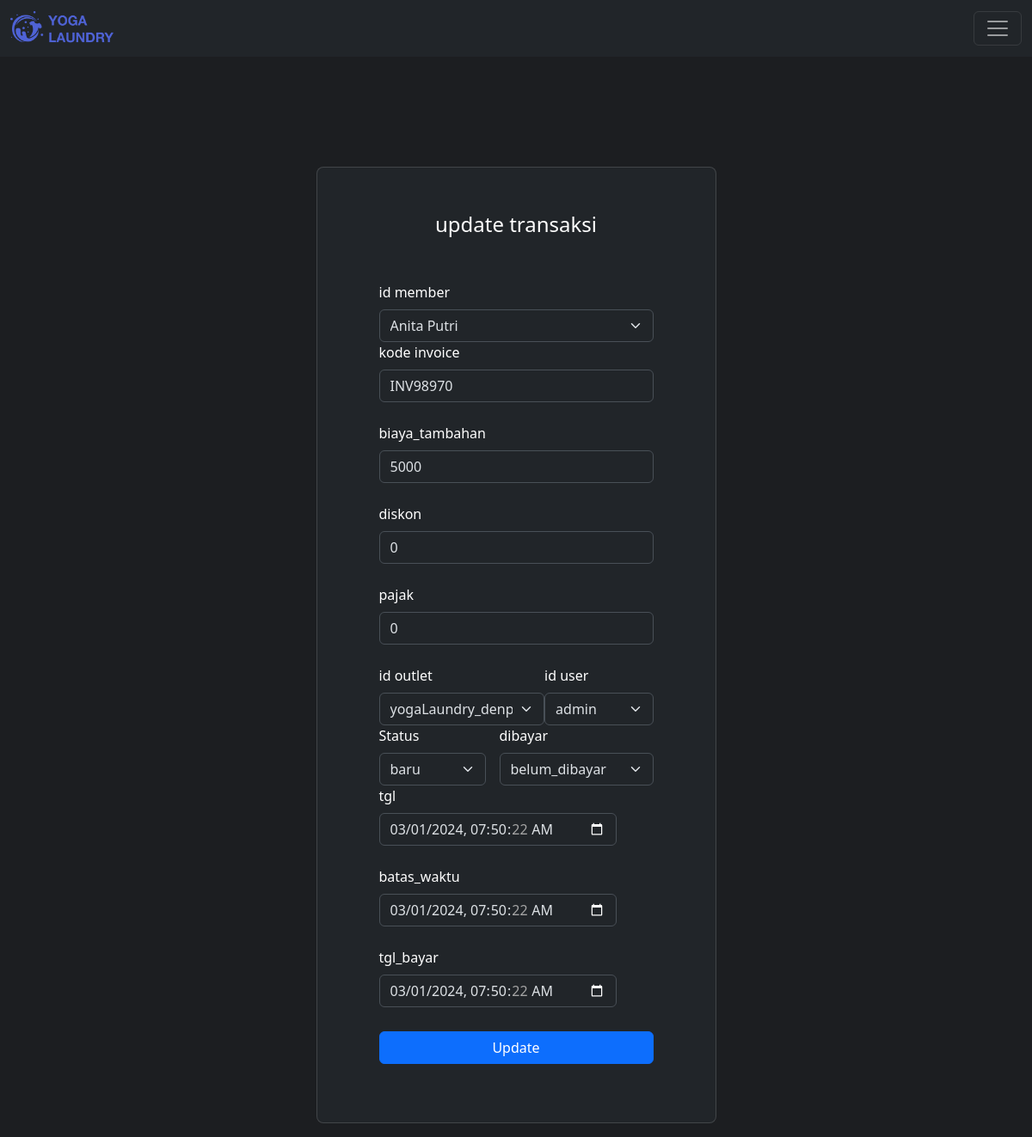
The app's page /php/view/control.php?page=update_transaksi&id=2 (signed in) with its own data.
### tables this page shows
CREATE TABLE `tb_transaksi` (
  `id` int NOT NULL,
  `id_outlet` int NOT NULL,
  `kode_invoice` varchar(100) NOT NULL,
  `id_member` int NOT NULL,
  `tgl` datetime NOT NULL,
  `batas_waktu` datetime NOT NULL,
  `tgl_bayar` datetime NOT NULL,
  `biaya_tambahan` int NOT NULL,
  `diskon` double NOT NULL,
  `pajak` int NOT NULL,
  `status` enum('baru','proses','selesai','diambil') NOT NULL,
  `dibayar` enum('dibayar','belum_dibayar') NOT NULL,
  `id_user` int NOT NULL
);

### php/view/control.php (called while the page is built)
<?php
include_once "../template/header.php";
include_once "../template/content.php";
include_once "../template/footer.php";

### php/update/update_transaksi.php (the view, shortened to what this page needs)
<?php
$id = $_GET['id'];
$tampil = mysqli_query($koneksi, "SELECT * FROM tb_transaksi WHERE id='$id'");
$hasilTransaksi = mysqli_fetch_array($tampil);
?>
<body class="min-vh-100 d-flex flex-column gap-5">
  <div class="container d-flex align-items-center justify-content-center mtmb-5">
    <div class="col-xl-5 ">
      <div class="card rounded-3 text-black">
        <div class="row g-0">
          <div class="card-body p-md-5 mx-md-4 text-white">
            <div class="text-center">
              <h4 class="mt-1 mb-5 pb-1">update transaksi</h4>
            </div>
            <form action="../update/proses_update_transaksi.php?id=<?= $hasilTransaksi['id'] ?>" method="POST">
              <div>
                <label for="id_member" class="form-label">id member</label>
                <select id="id_member" name="id_member" class="form-select">
                  <?php
                  $query = mysqli_query($koneksi, "SELECT * FROM tb_member");
                  while ($hasil = mysqli_fetch_assoc($query)) {
                  ?>
                    <option value="<?= $hasil['id']; ?>" <?php if ($hasilTransaksi['id_member'] == $hasil['id']) echo 'SELECTED' ?>><?= $hasil['nama']; ?></option>
                  <?php
                  }
                  ?>
                </select>
              </div>
              <label for="formGroupExampleInput" class="form-label">kode invoice</label>
              <div class="form-outline mb-4">
                <input type="text" name="kode_invoice" class="form-control" id="formGroupExampleInput" value="<?= $hasilTransaksi['kode_invoice'] ?>">
              </div>
              <label for="formGroupExampleInput" class="form-label">biaya_tambahan</label>
              <div class="form-outline mb-4">
                <input type="text" name="biaya_tambahan" class="form-control" id="formGroupExampleInput" value="<?= $hasilTransaksi['biaya_tambahan'] ?>">
              </div>
              <label for="formGroupExampleInput" class="form-label">diskon</label>
              <div class="form-outline mb-4">
                <input type="text" name="diskon" class="form-control" id="formGroupExampleInput" value="<?= $hasilTransaksi['diskon'] ?>">
              </div>
              <label for="formGroupExampleInput" class="form-label">pajak</label>
              <div class="form-outline mb-4">
                <input type="text" name="pajak" class="form-control" id="formGroupExampleInput" value="<?= $hasilTransaksi['pajak'] ?>">
              </div>
              <div class="d-flex justify-content-between">
                <div class="outlet-input">
                  <label for="id_outlet" class="form-label">id outlet</label>
                  <select name="id_outlet" id="id_outlet" class="form-select">
                    <?php
                    $query = mysqli_query($koneksi, "SELECT * FROM tb_outlet");
                    while ($hasil = mysqli_fetch_assoc($query)) {
                    ?>
                      <option value="<?= $hasil['id']; ?>" <?php if ($hasilTransaksi['id_outlet'] == $hasil['id']) echo 'SELECTED' ?>><?= $hasil['nama']; ?></option>
                    <?php
                    }
                    ?>
                  </select>
                </div>
                <div class="level-user-input">
                  <label for="id_user" class="form-label">id user</label>
                  <select name="id_user" id="id_user" class="form-select">
                    <?php
                    $query = mysqli_query($koneksi, "SELECT * FROM tb_user");
                    while ($hasil = mysqli_fetch_assoc($query)) {
                    ?>
                      <option value="<?= $hasil['id']; ?>" <?php if ($hasilTransaksi['id_user'] == $hasil['id']) echo 'SELECTED' ?>><?= $hasil['nama']; ?></option>
                    <?php
                    }
                    ?>
                  </select>
                </div>
              </div>
              <div class="d-flex justify-content-between gap-3">
                <div class="level-user-input  flex-grow-1">
                  <label for="status" class="form-label">Status</label>
                  <select name="status" id="status" class="form-select">
                    <option value="baru" <?php if ($hasilTransaksi['status'] == 'baru') echo 'SELECTED' ?>>baru</option>
                  </select>
                </div>
                <div class="level-user-input  flex-grow-1">
                  <label for="dibayar" class="form-label">dibayar</label>
                  <select name="dibayar" id="dibayar" class="form-select">
                    <option value="belum_dibayar" <?php if ($hasilTransaksi['dibayar'] == 'belum_dibayar') echo 'SELECTED' ?>>belum_dibayar</option>
                  </select>
                </div>
              </div>
              <div class="d-flex justify-content-between flex-wrap">
                <div>
                  <label for="formGroupExampleInput2" class="form-label">tgl</label>
                  <div class="form-outline mb-4">
                    <input type="datetime-local" name="tgl" class="form-control" id="formGroupExampleInput2" value="<?= $hasilTransaksi['tgl'] ?>">
                  </div>
                </div>
                <div>
                  <label for="formGroupExampleInput2" class="form-label">batas_waktu</label>
                  <div class="form-outline mb-4">
                    <input type="datetime-local" name="batas_waktu" class="form-control" id="formGroupExampleInput2" value="<?= $hasilTransaksi['batas_waktu'] ?>">
                  </div>
                </div>
                <div>
                  <label for=" formGroupExampleInput2" class="form-label">tgl_bayar</label>
                  <div class="form-outline mb-4">
                    <input type="datetime-local" name="tgl_bayar" class="form-control" id="formGroupExampleInput2" value="<?= $hasilTransaksi['tgl_bayar'] ?>">
                  </div>
                </div>
              </div>
              <div class=" pt-1 pb-1">
                <button class="btn btn-primary btn-block fa-lg gradient-custom-2 mb-3 w-100" type="submit">Update</button>
              </div>
            </form>
          </div>
        </div>
      </div>
    </div>
  </div>
</body>

### style/style.css (style rules this page uses)
body { background-color: #1c1e21 !important; }
.mtmb-5 { margin-top: 5rem; margin-bottom: 1rem; }

### php/template/header.php (style rules this page uses)
* { text-decoration: none !important; }

### records on screen
tb_transaksi: kode_invoice "INV98970", biaya_tambahan "5000", diskon "0", pajak "0", tgl "03/01/2024 07:50:22", batas_waktu "03/01/2024 07:50:22", tgl_bayar "03/01/2024 07:50:22"

### other values on screen
form field id_member "Anita Putri"
form field id_outlet "yogaLaundry_denpasar"
form field id_user "admin"
